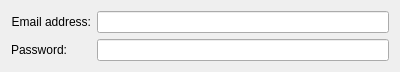
<?xml version="1.0" encoding="UTF-8"?>
<ui version="4.0">
 <class>MainOptionsWidgetGoogleTalk</class>
 <widget class="QWidget" name="MainOptionsWidgetGoogleTalk">
  <property name="geometry">
   <rect>
    <x>0</x>
    <y>0</y>
    <width>400</width>
    <height>62</height>
   </rect>
  </property>
  <property name="windowTitle">
   <string>Account Preferences</string>
  </property>
  <layout class="QVBoxLayout" name="verticalLayout_2">
   <item>
    <layout class="QFormLayout" name="formLayout">
     <item row="0" column="1">
      <widget class="KLineEdit" name="accountLineEdit"/>
     </item>
     <item row="1" column="1">
      <widget class="KLineEdit" name="passwordLineEdit">
       <property name="echoMode">
        <enum>QLineEdit::Password</enum>
       </property>
       <property name="passwordMode">
        <bool>true</bool>
       </property>
      </widget>
     </item>
     <item row="0" column="0">
      <widget class="QLabel" name="accountLabel">
       <property name="text">
        <string>Email address:</string>
       </property>
       <property name="alignment">
        <set>Qt::AlignRight|Qt::AlignTrailing|Qt::AlignVCenter</set>
       </property>
      </widget>
     </item>
     <item row="1" column="0">
      <widget class="QLabel" name="passwordLabel">
       <property name="text">
        <string>Password:</string>
       </property>
       <property name="alignment">
        <set>Qt::AlignRight|Qt::AlignTrailing|Qt::AlignVCenter</set>
       </property>
      </widget>
     </item>
    </layout>
   </item>
  </layout>
 </widget>
 <customwidgets>
  <customwidget>
   <class>KLineEdit</class>
   <extends>QLineEdit</extends>
   <header>klineedit.h</header>
  </customwidget>
 </customwidgets>
 <resources/>
 <connections/>
</ui>
